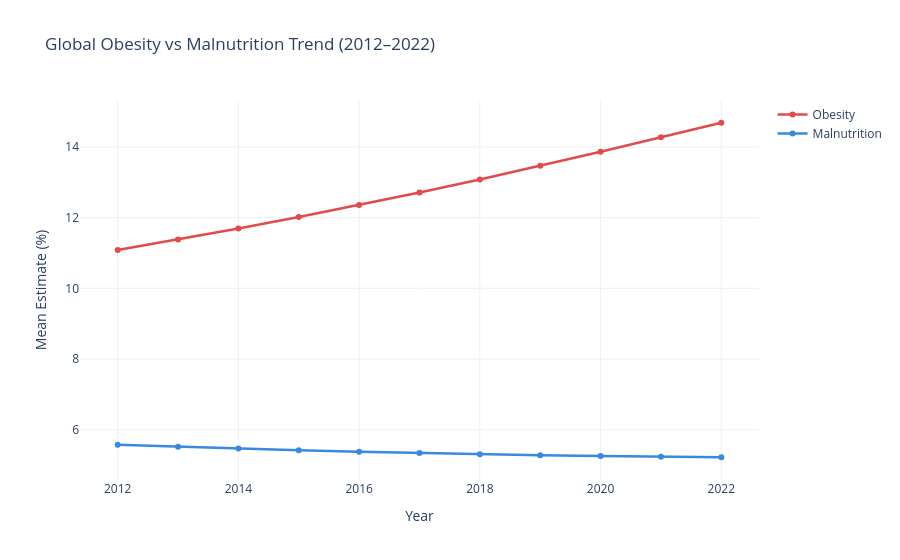

The notebook cell saved with this chart:
### Markdown cell above
# 1. Global average Obesity VS Malnutrition

### Code cell
# 1. Global average obesity vs malnutrition over time (dual-line)
ob_yr = df_obesity[df_obesity["Gender"]=="Both"].groupby("Year")["Mean_Estimate"].mean().reset_index()
mn_yr = df_malnutrition[df_malnutrition["Gender"]=="Both"].groupby("Year")["Mean_Estimate"].mean().reset_index()
fig = go.Figure()
fig.add_scatter(x=ob_yr.Year, y=ob_yr.Mean_Estimate, name="Obesity", line=dict(color="#E24B4A", width=2.5))
fig.add_scatter(x=mn_yr.Year, y=mn_yr.Mean_Estimate, name="Malnutrition", line=dict(color="#378ADD", width=2.5))
fig.update_layout(title="Global Obesity vs Malnutrition Trend (2012–2022)",
                  xaxis_title="Year", yaxis_title="Mean Estimate (%)", template="plotly_white")
fig.show()

### Figure 1 — Plotly figure (JSON) as saved in the notebook; plotly's stock layout.template omitted (floating-point values rounded to 4 significant figures)
{"data": [{"line": {"color": "#E24B4A", "width": 2.5}, "name": "Obesity", "type": "scatter", "x": [2012, 2013, 2014, 2015, 2016, 2017, 2018, 2019, 2020, 2021, 2022], "y": [11.08, 11.38, 11.69, 12.02, 12.35, 12.71, 13.08, 13.47, 13.86, 14.27, 14.68]}, {"line": {"color": "#378ADD", "width": 2.5}, "name": "Malnutrition", "type": "scatter", "x": [2012, 2013, 2014, 2015, 2016, 2017, 2018, 2019, 2020, 2021, 2022], "y": [5.575, 5.517, 5.465, 5.418, 5.377, 5.339, 5.305, 5.276, 5.252, 5.233, 5.22]}], "layout": {"title": {"text": "Global Obesity vs Malnutrition Trend (2012–2022)"}, "xaxis": {"title": {"text": "Year"}}, "yaxis": {"title": {"text": "Mean Estimate (%)"}}}}
